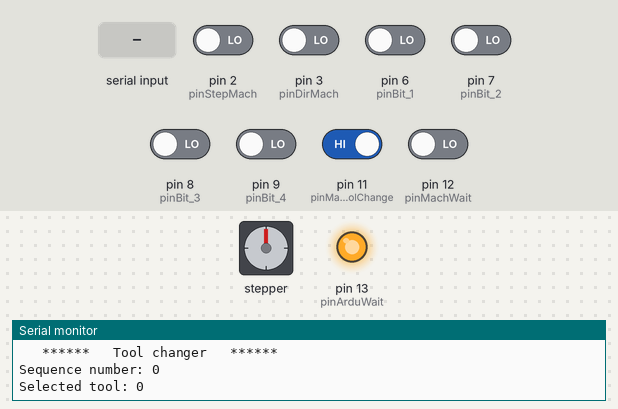
Recording of a sketch running on a simulated Arduino Uno, built with avr-gcc and run on an emulated ATmega328P. Parts: stepper motor, output pins drawn as LEDs (lit = HIGH), the last lines printed to the serial monitor. Wiring (inferred from the names in the program): stepper motor driver (200 steps per turn assumed): step pin 4; direction pin 5. Inputs (shaded band) come from the test bench; at power-on: pin 11 (pinMachToolChange) HIGH, pin 2 (pinStepMach), pin 3 (pinDirMach), pin 6 (pinBit_1), pin 7 (pinBit_2), pin 8 (pinBit_3), pin 9 (pinBit_4), pin 12 (pinMachWait) LOW. Pins used as bus, display or sensor lines are not drawn.

Above: at 1.2 s.
1.3 s: pin 12 (pinMachWait) driven HIGH
At 1.7 s:
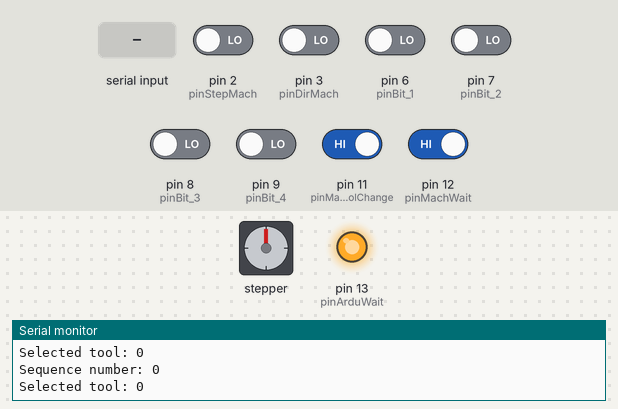
2.9 s: pin 11 (pinMachToolChange) driven LOW
4.4 s: "90,45\n" received over Serial
6.0 s: pin 2 (pinStepMach) driven HIGH
At 6.5 s:
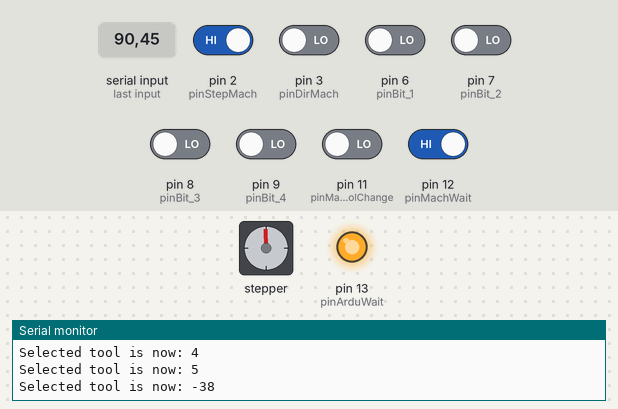
7.5 s: pin 11 (pinMachToolChange) driven HIGH
At 9.0 s:
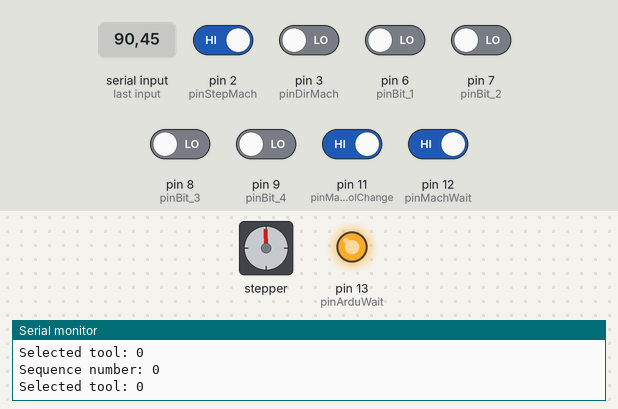
Timing chart, 0 to 10.1 s (numbered marks = the images above; inputs shaded):
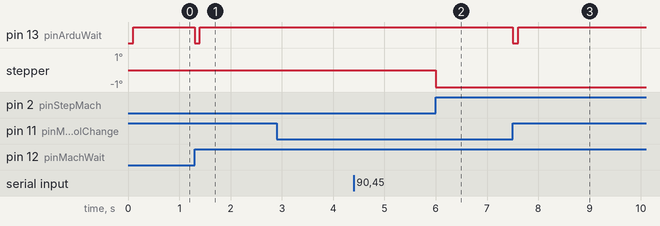

Measured:
- after the input at 1.3 s, pin 13 (pinArduWait): HIGH → LOW at once, → HIGH 0.10 s later
- after the input at 7.5 s, pin 13 (pinArduWait): HIGH → LOW at once, → HIGH 0.10 s later

The sketch:

tool-change.ino
```cpp
/*
 * This code is written by The Great Mr. Fly
 */

// Input from Mach 4
#define pinStepMach   2
#define pinDirMach    3
#define pinBit_1      6
#define pinBit_2      7
#define pinBit_3      8
#define pinBit_4      9
#define pinMachWait  12
#define pinMachToolChange 11

// Output to Mach 4
#define pinArduWait       13
#define pinToolChangeErr  A0

// Spindle
#define pinStepSpindle    4
#define pinDirSpindle     5
#define pinSpindleHome    10
#define pinAirBlast       A4
#define ALIGNMENT_OFFSET  180
#define STEPS_REV         2000
#define REVS_TOOL         2

// Input from sensors
#define pinToolOne      A1
#define pinTool         A2
#define pinToolInPos    A3

bool interruptsAttached = false;
int sequenceCounter = 0;
int pinMachWaitLastState = LOW;
bool sequenceExecuted = false;
bool toolChangeErr = false;
bool toolChangeStarted = false;
int dir = 0;

int currentTool = 0;
int selectedTool = 0;

void setup() {
  // Setting pinmode.
  pinMode(pinStepMach, INPUT);
  pinMode(pinDirMach, INPUT);

  pinMode(pinStepSpindle, OUTPUT);
  pinMode(pinDirSpindle, OUTPUT);

  pinMode(pinBit_1, INPUT);
  pinMode(pinBit_2, INPUT);
  pinMode(pinBit_3, INPUT);
  pinMode(pinBit_4, INPUT);

  pinMode(pinToolOne, INPUT);
  pinMode(pinTool, INPUT);
  pinMode(pinToolInPos, INPUT);

  pinMode(pinMachWait, INPUT);
  pinMode(pinMachToolChange, INPUT);
  pinMode(pinArduWait, OUTPUT);

  // Starting serial connection.
  Serial.begin(9600);
  Serial.println("   ******   Tool changer   ******");

  //digitalWrite(pinDirSpindle, HIGH);
  //dir = 1;

  //homeSpindle();
  //delay(1000);
  //spindleStep(180);
  //toggleInterrupts();
}

void loop() {
  delay(100);
//  Serial.print(digitalRead(pinToolOne));
//  Serial.print(" : ");
//  Serial.print(digitalRead(pinTool));
//  Serial.print(" : ");
//  Serial.println(digitalRead(pinToolInPos));

  //if (true) return;

  if (Serial.available()) {
    selectedTool = (int)Serial.read() - 48;
    if (selectedTool == 0) currentTool = 0;
    Serial.print("Selected tool is now: ");
    Serial.println(selectedTool);
  }

  if (digitalRead(pinMachToolChange) == LOW) {
    toolChangeErr = false;
    digitalWrite(pinToolChangeErr, LOW);
    toolChangeStarted = false;
    if (!interruptsAttached) {
      toggleInterrupts();
      digitalWrite(pinDirSpindle, dir);
    }
    int dirState = digitalRead(pinDirMach);
    if (dirState != dir) {
      digitalWrite(pinDirSpindle, dirState);
      dir = dirState;
    }
    return;
  }
  else {
    // Resetting variables
    if (!toolChangeStarted) {
      //selectedTool = 0;
      sequenceExecuted = false;
      sequenceCounter = 0;
      pinMachWaitLastState = LOW;
      toolChangeStarted = true;
      if (interruptsAttached) toggleInterrupts();
    }
  }

  if (toolChangeErr) return;

  if (!sequenceExecuted) {
    Serial.print("Sequence number: ");
    Serial.println(sequenceCounter);
    int i, tmpCurrent = 0;
    int dist[] = {0, 1, 2, 3, 4, 5, 4, 3, 2, 1};
    switch (sequenceCounter) {
      case 0:
        // Loading selected tool number.
        selectedTool = decodeToolBits();
        Serial.print("Selected tool: ");
        Serial.println(selectedTool);
        if (selectedTool == 0) {
          currentTool = 0;
          sequenceCounter = -1;
          break;
        }
        delay(100);
        homeSpindle();
        spindleStep(ALIGNMENT_OFFSET);
        break;
      case 1:
//        if (digitalRead(pinToolInPos) == HIGH) {
//          digitalWrite(pinToolChangeErr, HIGH);
//          toolChangeErr = true;
//          Serial.println("ERROR. Tool is not untached");
//          return;
//        }
        // Finding tool 1
        if (currentTool == 0) {
          digitalWrite(pinDirSpindle, HIGH);
          for (i = 0; i < 10; i++) {
            Serial.print("Finding tool 1: ");
            Serial.println(i);
            if (digitalRead(pinToolOne) == LOW) {
              Serial.println("Tool 1 has been found...");
              currentTool = 1;
              break;
            }
            spindleStep(REVS_TOOL * STEPS_REV);
          }
          if (currentTool == 0) {
            digitalWrite(pinToolChangeErr, HIGH);
            toolChangeErr = true;
            Serial.println("Error finding tool 1...");
            return;
          }
        }

        //Calculating shortest route
        tmpCurrent = currentTool;
        for (i = 0; i < 10; i++) {
          if (tmpCurrent == selectedTool) break;
          tmpCurrent++;
          if (tmpCurrent == 11) tmpCurrent = 1;
        }
        if (i > 5) digitalWrite(pinDirSpindle, LOW);
        else digitalWrite(pinDirSpindle, HIGH);

        // Moving to selected tool
        Serial.print("Moving to tool ");
        Serial.println(selectedTool);
        spindleStep(dist[i] * REVS_TOOL * STEPS_REV);

        if (selectedTool == 1 && digitalRead(pinToolOne) != LOW) {
          Serial.print("Current tool is supposed to be 1, but it isn't...");
          currentTool = 0;
          return;
        }
        else currentTool = selectedTool;

        digitalWrite(pinDirSpindle, dir);
        //digitalWrite(pinAirBlast, HIGH);
        Serial.println("Starting air blast...");
        break;
      case 2:
        //digitalWrite(pinAirBlast, LOW);
        Serial.println("Stopping air blast...");
        break;
      default:
        Serial.print("ERROR!!! Sequence number: ");
        Serial.println(sequenceCounter);
        break;
    }
    digitalWrite(pinArduWait, HIGH);
    sequenceExecuted = true;
  }

  int pinMachWaitState = digitalRead(pinMachWait);
  if (pinMachWaitState == HIGH && pinMachWaitLastState == LOW) {
    sequenceExecuted = false;
    sequenceCounter++;
    digitalWrite(pinArduWait, LOW);
  }

  pinMachWaitLastState = pinMachWaitState;
}

int decodeToolBits() {
  bool bitStates[] = {(bool)digitalRead(pinBit_1), (bool)digitalRead(pinBit_2), (bool)digitalRead(pinBit_3), (bool)digitalRead(pinBit_4)};
  int bitValues[] = {1, 2, 4, 8};
  int toolNum = 0;
  for (int i = 0; i < 4; i++) {
    toolNum += bitStates[i] * bitValues[i];
  }
  return toolNum;
  //return 2;
}

void spindleStep(int steps) {
  for (int i = 0; i < steps; i++) {
    //Serial.println("STEPPING");
    digitalWrite(pinStepSpindle, HIGH);
    delayMicroseconds(10);
    digitalWrite(pinStepSpindle, LOW);
    delayMicroseconds(50);
  }
}

void homeSpindle() {
  digitalWrite(pinDirSpindle, LOW);
  for (int i = 0; i < STEPS_REV + STEPS_REV / 10; i += 2) {
    if (digitalRead(pinSpindleHome) == LOW && i > 100) return;
    spindleStep(2);
    delayMicroseconds(25);
  }
}

int getPinVal(int pin) {
  return digitalRead(pin);
}

void toggleInterrupts() {
  // Attaching or dettaching interrupts on the step and dir pin from Mach 4
  if (interruptsAttached) {
    Serial.println("Dettaching interrupts...");
    interruptsAttached = false;
    detachInterrupt(digitalPinToInterrupt(pinStepMach));
    detachInterrupt(digitalPinToInterrupt(pinDirMach));
  }
  else {
    Serial.println("Attaching interrupts...");
    interruptsAttached = true;
    attachInterrupt(digitalPinToInterrupt(pinStepMach), repeatStep, RISING);
    attachInterrupt(digitalPinToInterrupt(pinDirMach), repeatDir, CHANGE);
  }
}

void repeatStep() {
  digitalWrite(pinStepSpindle, HIGH);
  delayMicroseconds(1);
  digitalWrite(pinStepSpindle, LOW);
}

void repeatDir() {
  dir = (int)digitalRead(pinDirMach);
  digitalWrite(pinDirSpindle, dir);
  Serial.print("DIR!!! ");
  Serial.println((String)dir);
}
```
